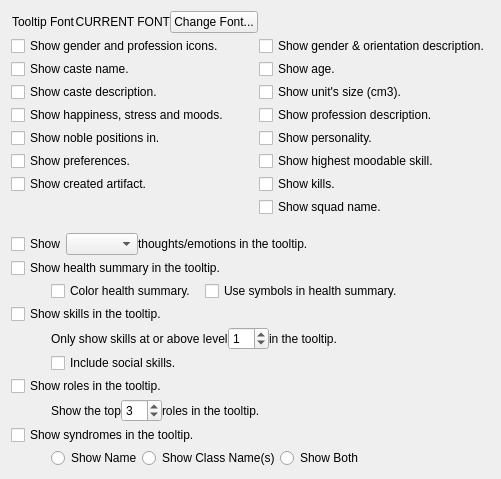
         <widget class="QWidget" name="scrollAreaWidgetContents">
          <property name="geometry">
           <rect>
            <x>0</x>
            <y>0</y>
            <width>463</width>
            <height>459</height>
           </rect>
          </property>
          <layout class="QVBoxLayout" name="verticalLayout_4">
           <item>
            <layout class="QGridLayout" name="gridLayout">
             <property name="horizontalSpacing">
              <number>1</number>
             </property>
             <property name="verticalSpacing">
              <number>3</number>
             </property>
             <item row="1" column="0">
              <widget class="QCheckBox" name="chk_show_icons">
               <property name="statusTip">
                <string>When checked shows icons to either side of the name indication gender and profession.</string>
               </property>
               <property name="whatsThis">
                <string>When checked shows icons to either side of the name indication gender and profession.</string>
               </property>
               <property name="text">
                <string>Show gender and profession icons.</string>
               </property>
              </widget>
             </item>
             <item row="2" column="0">
              <widget class="QCheckBox" name="chk_show_caste">
               <property name="statusTip">
                <string>When checked shows the name of the caste. Especially useful with mods.</string>
               </property>
               <property name="whatsThis">
                <string>When checked shows the name of the caste. Especially useful with mods.</string>
               </property>
               <property name="text">
                <string>Show caste name.</string>
               </property>
              </widget>
             </item>
             <item row="7" column="0">
              <widget class="QCheckBox" name="chk_show_artifact">
               <property name="statusTip">
                <string>When checked, shows the translated name of the created artifact.</string>
               </property>
               <property name="text">
                <string>Show created artifact.</string>
               </property>
              </widget>
             </item>
             <item row="3" column="0">
              <widget class="QCheckBox" name="chk_show_caste_desc">
               <property name="toolTip">
                <string>When checked shows the caste's description. Especially useful with mods.</string>
               </property>
               <property name="statusTip">
                <string>When checked shows the caste's description. Especially useful with mods.</string>
               </property>
               <property name="text">
                <string>Show caste description.</string>
               </property>
              </widget>
             </item>
             <item row="5" column="0">
              <widget class="QCheckBox" name="chk_show_noble">
               <property name="statusTip">
                <string>When checked lists all noble positions held.</string>
               </property>
               <property name="whatsThis">
                <string>When checked lists all noble positions held.</string>
               </property>
               <property name="text">
                <string>Show noble positions in.</string>
               </property>
              </widget>
             </item>
             <item row="6" column="0">
              <widget class="QCheckBox" name="chk_show_prefs">
               <property name="statusTip">
                <string>When checked shows a list of likes and dislikes.</string>
               </property>
               <property name="whatsThis">
                <string>When checked shows a list of likes and dislikes.</string>
               </property>
               <property name="text">
                <string>Show preferences.</string>
               </property>
              </widget>
             </item>
             <item row="4" column="0">
              <widget class="QCheckBox" name="chk_show_happiness">
               <property name="statusTip">
                <string>When checked, shows happiness, stress and moods in the tooltip.</string>
               </property>
               <property name="whatsThis">
                <string>When checked, shows happiness, stress and moods in the tooltip.</string>
               </property>
               <property name="text">
                <string>Show happiness, stress and moods.</string>
               </property>
              </widget>
             </item>
             <item row="0" column="0">
              <layout class="QHBoxLayout" name="horizontalLayout_11">
               <item>
                <widget class="QLabel" name="lbl_tooltip_font">
                 <property name="toolTip">
                  <string>Font for all tooltips.</string>
                 </property>
                 <property name="statusTip">
                  <string>Font for all tooltips.</string>
                 </property>
                 <property name="whatsThis">
                  <string>Font for all tooltips.</string>
                 </property>
                 <property name="text">
                  <string>Tooltip Font</string>
                 </property>
                 <property name="alignment">
                  <set>Qt::AlignRight|Qt::AlignTrailing|Qt::AlignVCenter</set>
                 </property>
                </widget>
               </item>
               <item>
                <widget class="QLabel" name="lbl_current_tooltip">
                 <property name="sizePolicy">
                  <sizepolicy hsizetype="MinimumExpanding" vsizetype="Preferred">
                   <horstretch>0</horstretch>
                   <verstretch>0</verstretch>
                  </sizepolicy>
                 </property>
                 <property name="toolTip">
                  <string>Font for all tooltips.</string>
                 </property>
                 <property name="statusTip">
                  <string>Font for all tooltips.</string>
                 </property>
                 <property name="whatsThis">
                  <string>Font for all tooltips.</string>
                 </property>
                 <property name="text">
                  <string>CURRENT FONT</string>
                 </property>
                 <property name="alignment">
                  <set>Qt::AlignRight|Qt::AlignTrailing|Qt::AlignVCenter</set>
                 </property>
                </widget>
               </item>
               <item>
                <widget class="QPushButton" name="btn_change_tooltip_font">
                 <property name="toolTip">
                  <string>Font for all tooltips.</string>
                 </property>
                 <property name="statusTip">
                  <string>Font for all tooltips.</string>
                 </property>
                 <property name="whatsThis">
                  <string>Font for all tooltips.</string>
                 </property>
                 <property name="text">
                  <string>Change Font...</string>
                 </property>
                </widget>
               </item>
              </layout>
             </item>
             <item row="1" column="1">
              <spacer name="horizontalSpacer_11">
               <property name="orientation">
                <enum>Qt::Horizontal</enum>
               </property>
               <property name="sizeHint" stdset="0">
                <size>
                 <width>40</width>
                 <height>20</height>
                </size>
               </property>
              </spacer>
             </item>
             <item row="1" column="3">
              <spacer name="horizontalSpacer_10">
               <property name="orientation">
                <enum>Qt::Horizontal</enum>
               </property>
               <property name="sizeHint" stdset="0">
                <size>
                 <width>40</width>
                 <height>20</height>
                </size>
               </property>
              </spacer>
             </item>
             <item row="8" column="2">
              <widget class="QCheckBox" name="chk_show_squad">
               <property name="statusTip">
                <string>When checked, shows the squad name in the tooltip.</string>
               </property>
               <property name="text">
                <string>Show squad name.</string>
               </property>
              </widget>
             </item>
             <item row="7" column="2">
              <widget class="QCheckBox" name="chk_show_kills">
               <property name="toolTip">
                <string/>
               </property>
               <property name="statusTip">
                <string>When checked, shows the notable and other kills in the toolip.</string>
               </property>
               <property name="whatsThis">
                <string/>
               </property>
               <property name="text">
                <string>Show kills.</string>
               </property>
              </widget>
             </item>
             <item row="6" column="2">
              <widget class="QCheckBox" name="chk_show_highest_mood">
               <property name="statusTip">
                <string>When checked, shows the highest moodable skill in the tooltip.</string>
               </property>
               <property name="text">
                <string>Show highest moodable skill.</string>
               </property>
              </widget>
             </item>
             <item row="5" column="2">
              <widget class="QCheckBox" name="chk_show_traits">
               <property name="statusTip">
                <string>When checked shows the personality traits, goals and personal beliefs.</string>
               </property>
               <property name="whatsThis">
                <string>When checked shows the personality traits, goals and personal beliefs.</string>
               </property>
               <property name="text">
                <string>Show personality.</string>
               </property>
              </widget>
             </item>
             <item row="4" column="2">
              <widget class="QCheckBox" name="chk_show_prof">
               <property name="statusTip">
                <string>When checked, shows a description of the unit's profession.</string>
               </property>
               <property name="whatsThis">
                <string>When checked, shows a description of the unit's profession.</string>
               </property>
               <property name="text">
                <string>Show profession description.</string>
               </property>
              </widget>
             </item>
             <item row="3" column="2">
              <widget class="QCheckBox" name="chk_show_unit_size">
               <property name="statusTip">
                <string>When checked, shows the unit's size (in cm3) in the tooltip. This is particularly useful for military. $LIVESTOCK</string>
               </property>
               <property name="text">
                <string>Show unit's size (cm3).</string>
               </property>
              </widget>
             </item>
             <item row="2" column="2">
              <widget class="QCheckBox" name="chk_show_age">
               <property name="statusTip">
                <string>When checked, shows the unit's age in the tooltip. $LIVESTOCK</string>
               </property>
               <property name="text">
                <string>Show age.</string>
               </property>
              </widget>
             </item>
             <item row="1" column="2">
              <widget class="QCheckBox" name="chk_show_orientation">
               <property name="statusTip">
                <string>When checked, shows a description of the unit's gender and orientation in the tooltip.</string>
               </property>
               <property name="text">
                <string>Show gender &amp;&amp; orientation description.</string>
               </property>
              </widget>
             </item>
            </layout>
           </item>
           <item>
            <spacer name="verticalSpacer_4">
             <property name="orientation">
              <enum>Qt::Vertical</enum>
             </property>
             <property name="sizeType">
              <enum>QSizePolicy::Fixed</enum>
             </property>
             <property name="sizeHint" stdset="0">
              <size>
               <width>20</width>
               <height>10</height>
              </size>
             </property>
            </spacer>
           </item>
           <item>
            <layout class="QGridLayout" name="gridLayout_3">
             <property name="horizontalSpacing">
              <number>1</number>
             </property>
             <property name="verticalSpacing">
              <number>3</number>
             </property>
             <item row="4" column="0">
              <layout class="QHBoxLayout" name="horizontalLayout_16">
               <item>
                <spacer name="horizontalSpacer_5">
                 <property name="orientation">
                  <enum>Qt::Horizontal</enum>
                 </property>
                 <property name="sizeType">
                  <enum>QSizePolicy::Fixed</enum>
                 </property>
                 <property name="sizeHint" stdset="0">
                  <size>
                   <width>40</width>
                   <height>20</height>
                  </size>
                 </property>
                </spacer>
               </item>
               <item>
                <widget class="QLabel" name="lbl_max_tooltip_skills">
                 <property name="statusTip">
                  <string>Only show skills of this level or higher in the tooltip.</string>
                 </property>
                 <property name="whatsThis">
                  <string>Only show skills of this level or higher in the tooltip.</string>
                 </property>
                 <property name="text">
                  <string>Only show skills at or above level</string>
                 </property>
                </widget>
               </item>
               <item>
                <widget class="QSpinBox" name="sb_min_skill_level">
                 <property name="statusTip">
                  <string extracomment="Only show skills of this level or higher in the tooltip.">Only show skills of this level or higher in the tooltip.</string>
                 </property>
                 <property name="minimum">
                  <number>0</number>
                 </property>
                 <property name="maximum">
                  <number>20</number>
                 </property>
                 <property name="value">
                  <number>1</number>
                 </property>
                </widget>
               </item>
               <item>
                <widget class="QLabel" name="lbl_max_tooltip_skills2">
                 <property name="text">
                  <string>in the tooltip.</string>
                 </property>
                </widget>
               </item>
               <item>
                <spacer name="horizontalSpacer_16">
                 <property name="orientation">
                  <enum>Qt::Horizontal</enum>
                 </property>
                 <property name="sizeHint" stdset="0">
                  <size>
                   <width>40</width>
                   <height>20</height>
                  </size>
                 </property>
                </spacer>
               </item>
              </layout>
             </item>
             <item row="2" column="0">
              <layout class="QHBoxLayout" name="horizontalLayout_20">
               <item>
                <spacer name="horizontalSpacer_3">
                 <property name="orientation">
                  <enum>Qt::Horizontal</enum>
                 </property>
                 <property name="sizeType">
                  <enum>QSizePolicy::Fixed</enum>
                 </property>
                 <property name="sizeHint" stdset="0">
                  <size>
                   <width>40</width>
                   <height>20</height>
                  </size>
                 </property>
                </spacer>
               </item>
               <item>
                <widget class="QCheckBox" name="chk_health_colors">
                 <property name="statusTip">
                  <string>When checked, the health summary in the tooltip will be colored.</string>
                 </property>
                 <property name="text">
                  <string>Color health summary.</string>
                 </property>
                </widget>
               </item>
               <item>
                <widget class="QCheckBox" name="chk_health_symbols">
                 <property name="statusTip">
                  <string>When checked, the health summary will be displayed in symbols, rather than a descriptive name. ie. A+ instead of Artery Torn.</string>
                 </property>
                 <property name="text">
                  <string>Use symbols in health summary.</string>
                 </property>
                </widget>
               </item>
              </layout>
             </item>
             <item row="5" column="0">
              <layout class="QHBoxLayout" name="horizontalLayout_4">
               <item>
                <spacer name="horizontalSpacer_6">
                 <property name="orientation">
                  <enum>Qt::Horizontal</enum>
                 </property>
                 <property name="sizeType">
                  <enum>QSizePolicy::Fixed</enum>
                 </property>
                 <property name="sizeHint" stdset="0">
                  <size>
                   <width>40</width>
                   <height>20</height>
                  </size>
                 </property>
                </spacer>
               </item>
               <item>
                <widget class="QCheckBox" name="chk_show_social_skills">
                 <property name="statusTip">
                  <string>When checked, includes conversational skills ( ?? ) in the tooltip's skill list.</string>
                 </property>
                 <property name="text">
                  <string>Include social skills.</string>
                 </property>
                </widget>
               </item>
              </layout>
             </item>
             <item row="7" column="0">
              <layout class="QHBoxLayout" name="horizontalLayout_10">
               <item>
                <spacer name="horizontalSpacer_7">
                 <property name="orientation">
                  <enum>Qt::Horizontal</enum>
                 </property>
                 <property name="sizeType">
                  <enum>QSizePolicy::Fixed</enum>
                 </property>
                 <property name="sizeHint" stdset="0">
                  <size>
                   <width>40</width>
                   <height>20</height>
                  </size>
                 </property>
                </spacer>
               </item>
               <item>
                <widget class="QLabel" name="lbl_tooltip_top_roles">
                 <property name="text">
                  <string>Show the top</string>
                 </property>
                </widget>
               </item>
               <item>
                <widget class="QSpinBox" name="sb_roles_tooltip">
                 <property name="statusTip">
                  <string extracomment="Sets the maximum amount of roles to list in the tooltip, sorted by rating.">Sets the maximum amount of roles to list in the tooltip, sorted by rating.</string>
                 </property>
                 <property name="minimum">
                  <number>1</number>
                 </property>
                 <property name="maximum">
                  <number>10</number>
                 </property>
                 <property name="value">
                  <number>3</number>
                 </property>
                </widget>
               </item>
               <item>
                <widget class="QLabel" name="lbl_tooltip_roles">
                 <property name="maximumSize">
                  <size>
                   <width>16777215</width>
                   <height>16777215</height>
                  </size>
                 </property>
                 <property name="text">
                  <string>roles in the tooltip.</string>
                 </property>
                </widget>
               </item>
               <item>
                <widget class="QLabel" name="lbl_tooltip_roles_max">
                 <property name="maximumSize">
                  <size>
                   <width>16777215</width>
                   <height>16777215</height>
                  </size>
                 </property>
                 <property name="text">
                  <string/>
                 </property>
                </widget>
               </item>
               <item>
                <spacer name="horizontalSpacer_15">
                 <property name="orientation">
                  <enum>Qt::Horizontal</enum>
                 </property>
                 <property name="sizeHint" stdset="0">
                  <size>
                   <width>40</width>
                   <height>20</height>
                  </size>
                 </property>
                </spacer>
               </item>
              </layout>
             </item>
             <item row="6" column="0">
              <widget class="QCheckBox" name="chk_show_roles">
               <property name="statusTip">
                <string extracomment="When checked shows a list of roles and their respective ratings.">When checked shows a list of roles and their respective ratings.</string>
               </property>
               <property name="text">
                <string>Show roles in the tooltip.</string>
               </property>
              </widget>
             </item>
             <item row="3" column="0">
              <widget class="QCheckBox" name="chk_show_skills">
               <property name="statusTip">
                <string>When checked shows a list of skills, limited by the option below.</string>
               </property>
               <property name="whatsThis">
                <string>When checked shows a list of skills, limited by the option below.</string>
               </property>
               <property name="text">
                <string>Show skills in the tooltip.</string>
               </property>
              </widget>
             </item>
             <item row="8" column="0">
              <widget class="QCheckBox" name="chk_show_buffs">
               <property name="toolTip">
                <string>When checked, shows the names of beneficial and negative syndromes in the tooltip.</string>
               </property>
               <property name="statusTip">
                <string>When checked, shows the names of beneficial and negative syndromes in the tooltip.</string>
               </property>
               <property name="text">
                <string>Show syndromes in the tooltip.</string>
               </property>
              </widget>
             </item>
             <item row="2" column="1">
              <spacer name="horizontalSpacer_2">
               <property name="orientation">
                <enum>Qt::Horizontal</enum>
               </property>
               <property name="sizeHint" stdset="0">
                <size>
                 <width>40</width>
                 <height>20</height>
                </size>
               </property>
              </spacer>
             </item>
             <item row="1" column="0">
              <widget class="QCheckBox" name="chk_show_health">
               <property name="statusTip">
                <string>When checked, shows a brief summary of health issues in the tooltip.</string>
               </property>
               <property name="text">
                <string>Show health summary in the tooltip.</string>
               </property>
              </widget>
             </item>
             <item row="9" column="0">
              <layout class="QHBoxLayout" name="horizontalLayout_21">
               <item>
                <spacer name="horizontalSpacer_8">
                 <property name="orientation">
                  <enum>Qt::Horizontal</enum>
                 </property>
                 <property name="sizeType">
                  <enum>QSizePolicy::Fixed</enum>
                 </property>
                 <property name="sizeHint" stdset="0">
                  <size>
                   <width>40</width>
                   <height>20</height>
                  </size>
                 </property>
                </spacer>
               </item>
               <item>
                <widget class="QRadioButton" name="rad_syn_names">
                 <property name="statusTip">
                  <string>Show only the syndrome names. If a syndrome doesn't have a name, the class name will be used instead.</string>
                 </property>
                 <property name="text">
                  <string>Show Name</string>
                 </property>
                </widget>
               </item>
               <item>
                <widget class="QRadioButton" name="rad_syn_classes">
                 <property name="statusTip">
                  <string>Show the syndrome's class name(s). This is particularly useful with mods that don't have uniquely named syndromes.</string>
                 </property>
                 <property name="text">
                  <string>Show Class Name(s)</string>
                 </property>
                </widget>
               </item>
               <item>
                <widget class="QRadioButton" name="rad_syn_both">
                 <property name="statusTip">
                  <string>Show both the syndrome name, and any class names.</string>
                 </property>
                 <property name="text">
                  <string>Show Both</string>
                 </property>
                </widget>
               </item>
               <item>
                <spacer name="horizontalSpacer_23">
                 <property name="orientation">
                  <enum>Qt::Horizontal</enum>
                 </property>
                 <property name="sizeHint" stdset="0">
                  <size>
                   <width>40</width>
                   <height>20</height>
                  </size>
                 </property>
                </spacer>
               </item>
              </layout>
             </item>
             <item row="0" column="0">
              <layout class="QHBoxLayout" name="horizontalLayout_9">
               <item>
                <widget class="QCheckBox" name="chk_show_thoughts">
                 <property name="toolTip">
                  <string>When checked, shows stress, emotions and their circumstances.</string>
                 </property>
                 <property name="statusTip">
                  <string>When checked, shows stress, emotions and their circumstances.</string>
                 </property>
                 <property name="text">
                  <string>Show</string>
                 </property>
                </widget>
               </item>
               <item>
                <widget class="QComboBox" name="cb_thought_time">
                 <property name="sizePolicy">
                  <sizepolicy hsizetype="Minimum" vsizetype="Fixed">
                   <horstretch>0</horstretch>
                   <verstretch>0</verstretch>
                  </sizepolicy>
                 </property>
                 <property name="statusTip">
                  <string>The 'all' option splits all thoughts/emotions into the last week, and previous.</string>
                 </property>
                </widget>
               </item>
               <item>
                <widget class="QLabel" name="lbl_thoughts_weeks">
                 <property name="sizePolicy">
                  <sizepolicy hsizetype="Expanding" vsizetype="Preferred">
                   <horstretch>0</horstretch>
                   <verstretch>0</verstretch>
                  </sizepolicy>
                 </property>
                 <property name="text">
                  <string>thoughts/emotions in the tooltip.</string>
                 </property>
                </widget>
               </item>
              </layout>
             </item>
            </layout>
           </item>
          </layout>
         </widget>
